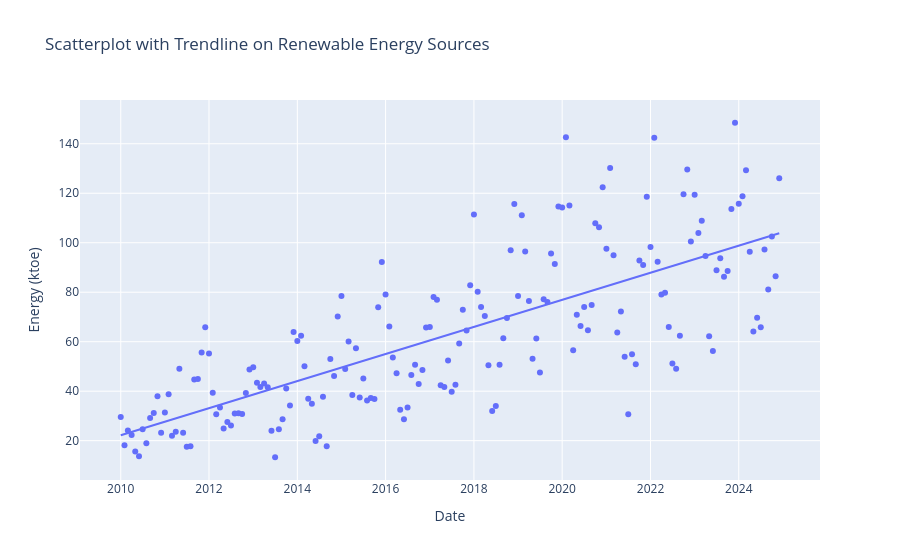
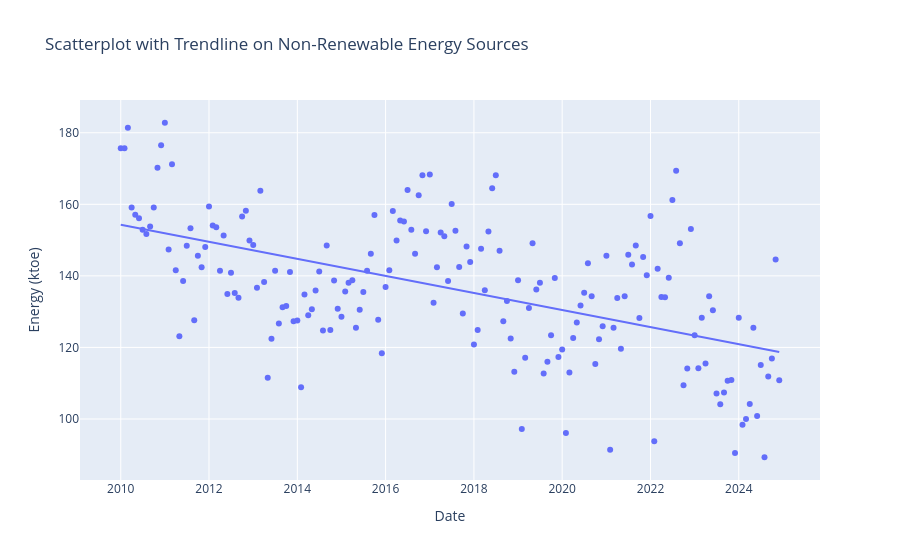

Notebook code for these charts, in order:
### Markdown cell above
### 1.3.2 Scatterplot with Trend Line

Scatter plots aid in identifying the direction of the trend, the strength of correlation, and linearity (Yi, 2025).

### Code cell
fig = px.scatter(
    ie_power_production_df,
    x=ie_power_production_df.index,
    y='Renewable_Energy',
    trendline='ols', 
    title='Scatterplot with Trendline on Renewable Energy Sources',
    labels={
        'Renewable_Energy': 'Energy (ktoe)'
    }
)

#fig.write_image("./assests/renewable_energy_trend.png")
fig.show()


fig = px.scatter(
    ie_power_production_df,
    x=ie_power_production_df.index,
    y='Non_Renewable_Energy',
    trendline='ols', 
    title='Scatterplot with Trendline on Non-Renewable Energy Sources',
    labels={
        'Non_Renewable_Energy': 'Energy (ktoe)'
    }
)
fig.show()

### Figure 1 — Plotly figure (JSON) as saved in the notebook; plotly's stock layout.template omitted (floating-point values rounded to 4 significant figures; data arrays with more than 128 entries replaced by an {"elided": "..."} marker saying what was removed)
{"data": [{"hovertemplate": "Date=%{x}<br>Energy (ktoe)=%{y}<extra></extra>", "legendgroup": "", "marker": {"color": "#636efa", "symbol": "circle"}, "mode": "markers", "name": "", "orientation": "v", "showlegend": false, "type": "scatter", "x": {"elided": "180 str values"}, "xaxis": "x", "y": {"elided": "180 float values"}, "yaxis": "y"}, {"hovertemplate": "<b>OLS trendline</b><br>Renewable_Energy = 1.73379e-07 * Date + -196.652<br>R<sup>2</sup>=0.561672<br><br>Date=%{x}<br>Energy (ktoe)=%{y} <b>(trend)</b><extra></extra>", "legendgroup": "", "marker": {"color": "#636efa", "symbol": "circle"}, "mode": "lines", "name": "", "showlegend": false, "type": "scatter", "x": {"elided": "180 str values"}, "xaxis": "x", "y": {"elided": "180 float values"}, "yaxis": "y"}], "layout": {"legend": {"tracegroupgap": 0}, "title": {"text": "Scatterplot with Trendline on Renewable Energy Sources"}, "xaxis": {"anchor": "y", "domain": [0, 1], "title": {"text": "Date"}}, "yaxis": {"anchor": "x", "domain": [0, 1], "title": {"text": "Energy (ktoe)"}}}}

### Figure 2 — Plotly figure (JSON) as saved in the notebook; plotly's stock layout.template omitted (floating-point values rounded to 4 significant figures; data arrays with more than 128 entries replaced by an {"elided": "..."} marker saying what was removed)
{"data": [{"hovertemplate": "Date=%{x}<br>Energy (ktoe)=%{y}<extra></extra>", "legendgroup": "", "marker": {"color": "#636efa", "symbol": "circle"}, "mode": "markers", "name": "", "orientation": "v", "showlegend": false, "type": "scatter", "x": {"elided": "180 str values"}, "xaxis": "x", "y": {"elided": "180 float values"}, "yaxis": "y"}, {"hovertemplate": "<b>OLS trendline</b><br>Non_Renewable_Energy = -7.55393e-08 * Date + 249.65<br>R<sup>2</sup>=0.293100<br><br>Date=%{x}<br>Energy (ktoe)=%{y} <b>(trend)</b><extra></extra>", "legendgroup": "", "marker": {"color": "#636efa", "symbol": "circle"}, "mode": "lines", "name": "", "showlegend": false, "type": "scatter", "x": {"elided": "180 str values"}, "xaxis": "x", "y": {"elided": "180 float values"}, "yaxis": "y"}], "layout": {"legend": {"tracegroupgap": 0}, "title": {"text": "Scatterplot with Trendline on Non-Renewable Energy Sources"}, "xaxis": {"anchor": "y", "domain": [0, 1], "title": {"text": "Date"}}, "yaxis": {"anchor": "x", "domain": [0, 1], "title": {"text": "Energy (ktoe)"}}}}
